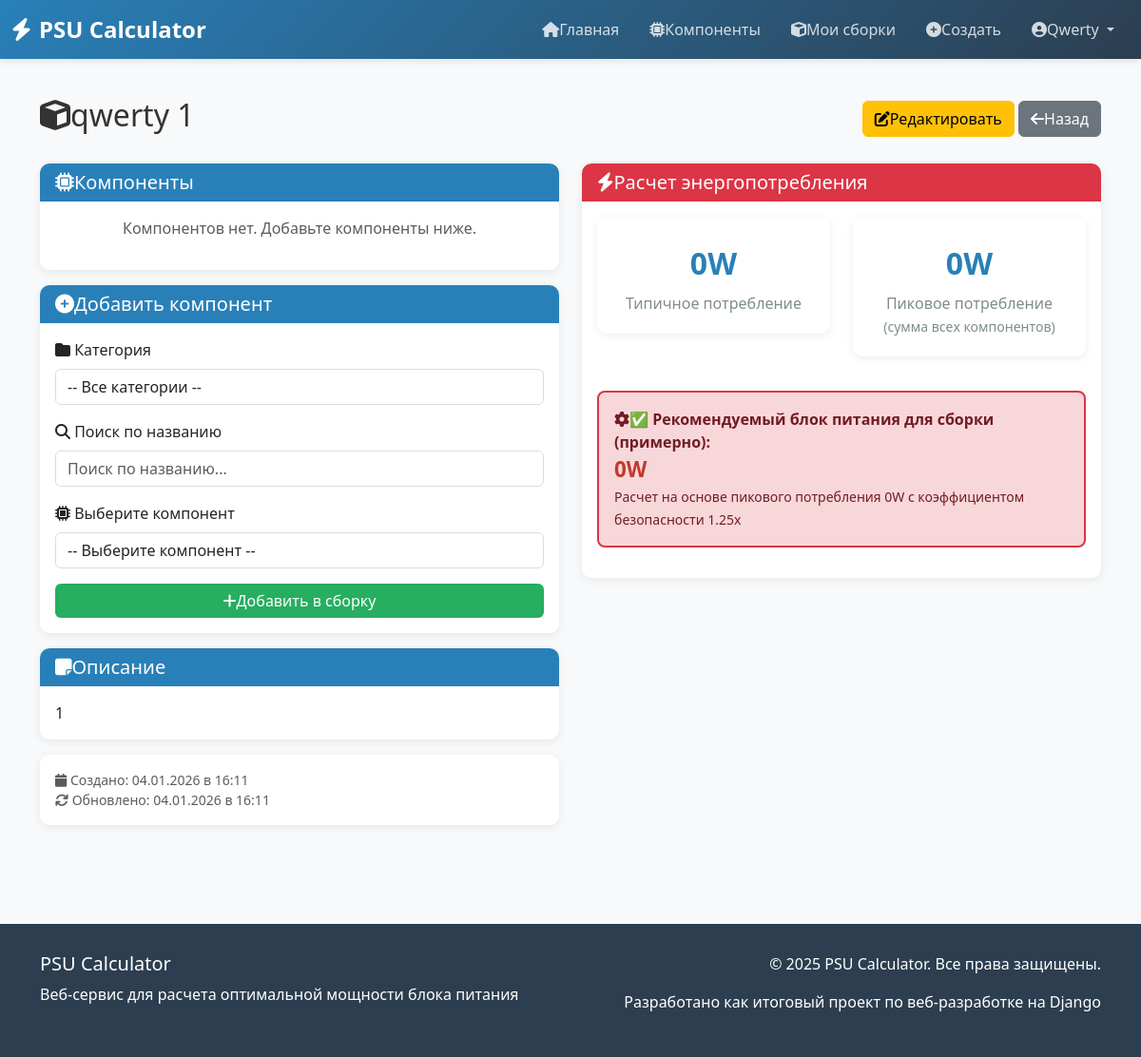
/builds/5/ (signed in), run on the app's committed database.
### calculator/models.py (models this page shows, shortened)
class Build(models.Model):
    title = models.CharField(
        max_length=200,
        verbose_name="Название сборки"
    )
    user = models.ForeignKey(
        User,
        on_delete=models.CASCADE,
        related_name='builds',
        verbose_name="Пользователь"
    )
    components = models.ManyToManyField(
        Component,
        related_name='builds',
        verbose_name="Компоненты",
        blank=True
    )
    description = models.TextField(
        blank=True,
        default="",
        verbose_name="Описание/примечания"
    )
    created_at = models.DateTimeField(
        auto_now_add=True,
        verbose_name="Дата создания"
    )
    updated_at = models.DateTimeField(
        auto_now=True,
        verbose_name="Дата обновления"
    )
    class Meta:
        ordering = ['-updated_at']
        verbose_name = "Сборка"
        verbose_name_plural = "Сборки"
        indexes = [
            models.Index(fields=['user']),
        ]
    def get_total_power(self):
        return self.components.aggregate(
            total=models.Sum('power_draw')
        )['total'] or 0
    def get_psu_recommendations(self):
        components = self.components.all()
        if not components.exists():
            return {
                'gpu_psu': 0,
                'build_psu': 0,
                'gpu_name': 'Видеокарта не добавлена'
            }
    def get_recommended_psus(self):
        build_psu = self.get_psu_recommendations()['build_psu']
        if build_psu == 0:
            return []

### calculator/views.py (the view)
# urls.py: path('builds/<int:pk>/', views.build_detail, name='build_detail'),
@login_required
def build_detail(request, pk):
    build = get_object_or_404(Build, pk=pk, user=request.user)
    components = build.components.all().select_related('category')
    analytics = get_analytics_data(build)
    recommended_psus = build.get_recommended_psus()
    chart_image = generate_pie_chart(build)
    if request.method == 'POST':
        if 'add_component' in request.POST:
            form = AddComponentToBuildForm(request.POST)
            if form.is_valid():
                component = form.cleaned_data['component']
                if not build.components.filter(pk=component.pk).exists():
                    build.components.add(component)
                    messages.success(request, f'{component.name} добавлен в сборку')
                else:
                    messages.warning(request, 'Этот компонент уже в сборке')
                return redirect('calculator:build_detail', pk=build.pk)
        form = AddComponentToBuildForm()
    else:
        form = AddComponentToBuildForm()
    context = {
        'build': build,
        'components': components,
        'analytics': analytics,
        'recommended_psus': recommended_psus,  # ✅ НОВОЕ
        'chart_image': chart_image,
        'form': form,
    }
    return render(request, 'calculator/build_detail.html', context)

### calculator/forms.py
class AddComponentToBuildForm(forms.Form):
    category = forms.ModelChoiceField(
        queryset=Category.objects.all(),
        required=False,
        widget=forms.Select(attrs={
            'class': 'form-control',
            'id': 'category_select'
        }),
        label='Категория',
        empty_label='-- Все категории --'
    )
    search = forms.CharField(
        max_length=100,
        required=False,
        widget=forms.TextInput(attrs={
            'class': 'form-control',
            'id': 'search_input',
            'placeholder': 'Поиск по названию...'
        }),
        label='Поиск'
    )
    component = forms.ModelChoiceField(
        queryset=Component.objects.select_related('category'),
        widget=forms.Select(attrs={
            'class': 'form-control',
            'id': 'component_select'
        }),
        label='Выберите компонент',
        empty_label='-- Выберите компонент --'
    )
    def __init__(self, *args, **kwargs):
        super().__init__(*args, **kwargs)
        self.fields['component'].queryset = Component.objects.select_related(
            'category'
        ).order_by('category__name', 'name')

### calculator/models.py (called while the page is built)
    def __str__(self):
        return self.name

    def __str__(self):
        return f"{self.name} ({self.power_draw}W)"

### calculator/views.py (called while the page is built, shortened)
def generate_pie_chart(build):
    components = build.components.all()
    if not components.exists():
        return None

### calculator/templates/calculator/build_detail.html (shortened to what this page needs)
{% extends 'calculator/base.html' %}
{% block content %}
<div class="row mb-4">
    <div class="col-12">
        <div class="d-flex justify-content-between align-items-center">
            <h2><i class="fas fa-cube"></i>{{ build.title }}</h2>
            <div>
                <a href="{% url 'calculator:build_edit' build.pk %}" class="btn btn-warning">
                    <i class="fas fa-edit"></i>Редактировать
                </a>
                <a href="{% url 'calculator:build_list' %}" class="btn btn-secondary">
                    <i class="fas fa-arrow-left"></i>Назад
                </a>
            </div>
        </div>
    </div>
</div>
<div class="row">
    <div class="col-lg-6 mb-4">
        <div class="card mb-3">
            <div class="card-header">
                <h5 class="mb-0"><i class="fas fa-microchip"></i>Компоненты</h5>
            </div>
            <div class="card-body">
                {% if components %}
                <div class="table-responsive">
                    <table class="table table-hover table-sm">
                        <thead>
                            <tr>
                                <th>Компонент</th>
                                <th>Категория</th>
                                <th>Потребление</th>
                                <th></th>
                            </tr>
                        </thead>
                        <tbody>
                            {% for component in components %}
                            <tr>
                                <td>{{ component.name }}</td>
                                <td>
                                    <span class="badge bg-info">{{ component.category.name }}</span>
                                </td>
                                <td>
                                    <strong>{{ component.power_draw }}W</strong>
                                </td>
                                <td>
                                    <form method="POST" action="{% url 'calculator:remove_component' build.pk component.pk %}" style="display:inline;">
                                        {% csrf_token %}
                                        <button type="submit" class="btn btn-sm btn-outline-danger" title="Удалить">
                                            <i class="fas fa-times"></i>
                                        </button>
                                    </form>
                                </td>
                            </tr>
                            {% endfor %}
                        </tbody>
                    </table>
                </div>
                {% else %}
                <p class="text-muted text-center">Компонентов нет. Добавьте компоненты ниже.</p>
                {% endif %}
            </div>
        </div>
        <div class="card mb-3">
            <div class="card-header">
                <h5 class="mb-0"><i class="fas fa-plus-circle"></i>Добавить компонент</h5>
            </div>
            <div class="card-body">
                <form method="POST" id="addComponentForm">
                    <div class="mb-3">
                        <label for="id_category" class="form-label">
                            <i class="fas fa-folder"></i> Категория
                        </label>
                        {{ form.category }}
                    </div>
                    <div class="mb-3">
                        <label for="id_search" class="form-label">
                            <i class="fas fa-search"></i> Поиск по названию
                        </label>
                        {{ form.search }}
                    </div>
                    <div class="mb-3">
                        <label for="id_component" class="form-label">
                            <i class="fas fa-microchip"></i> Выберите компонент
                        </label>
                        {{ form.component }}
                    </div>
                    <button type="submit" class="btn btn-success w-100">
                        <i class="fas fa-plus"></i>Добавить в сборку
                    </button>
                </form>
            </div>
        </div>
        {% if build.description %}
        <div class="card mb-3">
            <div class="card-header">
                <h5 class="mb-0"><i class="fas fa-sticky-note"></i>Описание</h5>
            </div>
            <div class="card-body">
                {{ build.description }}
            </div>
        </div>
        {% endif %}
        <div class="card">
            <div class="card-body">
                <small class="text-muted d-block">
                    <i class="fas fa-calendar"></i>
                    Создано: {{ build.created_at|date:"d.m.Y в H:i" }}<br>
                    <i class="fas fa-sync"></i>
                    Обновлено: {{ build.updated_at|date:"d.m.Y в H:i" }}
                </small>
            </div>
        </div>
    </div>
    <div class="col-lg-6 mb-4">
        <div class="card mb-3">
            <div class="card-header bg-danger text-white">
                <h5 class="mb-0"><i class="fas fa-bolt"></i>Расчет энергопотребления</h5>
            </div>
            <div class="card-body">
                <div class="row">
                    <div class="col-6">
                        <div class="stat-box">
                            <h3>{{ analytics.total_power }}W</h3>
                            <p>Типичное потребление</p>
                        </div>
                    </div>
                    <div class="col-6">
                        <div class="stat-box">
                            <h3>{{ analytics.peak_power }}W</h3>
                            <p>Пиковое потребление<br><small>(сумма всех компонентов)</small></p>
                        </div>
                    </div>
                </div>
                <div class="alert alert-danger mt-3" style="background-color: #f8d7da; border: 2px solid #dc3545;">
                    <strong><i class="fas fa-cog"></i>✅ Рекомендуемый блок питания для сборки (примерно):</strong><br>
                    <strong style="color: #c0392b; font-size: 1.4em;">{{ analytics.build_psu }}W</strong>
                    <br>
                    <small>
                        Расчет на основе пикового потребления {{ analytics.peak_power }}W
                        с коэффициентом безопасности 1.25x
                    </small>
                </div>
            </div>
        </div>
    </div>
</div>
{% endblock %}

### calculator/templates/calculator/base.html (shortened to what this page needs)
{% load static %}
<!DOCTYPE html>
<html lang="ru">
<head>
    <link href="https://cdn.jsdelivr.net/npm/bootstrap@5.3.0/dist/css/bootstrap.min.css" rel="stylesheet">
    <link rel="stylesheet" href="https://cdnjs.cloudflare.com/ajax/libs/font-awesome/6.4.0/css/all.min.css">
</head>
<body>
    <nav class="navbar navbar-expand-lg navbar-dark sticky-top">
        <div class="container-fluid">
            <a class="navbar-brand" href="{% url 'calculator:index' %}">
                <i class="fas fa-bolt"></i>PSU Calculator
            </a>
            <div class="collapse navbar-collapse" id="navbarNav">
                <ul class="navbar-nav ms-auto">
                    <li class="nav-item">
                        <a class="nav-link" href="{% url 'calculator:index' %}">
                            <i class="fas fa-home"></i>Главная
                        </a>
                    </li>
                    <li class="nav-item">
                        <a class="nav-link" href="{% url 'calculator:component_list' %}">
                            <i class="fas fa-microchip"></i>Компоненты
                        </a>
                    </li>
                    {% if user.is_authenticated %}
                    <li class="nav-item">
                        <a class="nav-link" href="{% url 'calculator:build_list' %}">
                            <i class="fas fa-cube"></i>Мои сборки
                        </a>
                    </li>
                    <li class="nav-item">
                        <a class="nav-link" href="{% url 'calculator:build_create' %}">
                            <i class="fas fa-plus-circle"></i>Создать
                        </a>
                    </li>
                    <li class="nav-item dropdown">
                        <a class="nav-link dropdown-toggle" href="#" id="userDropdown" role="button" data-bs-toggle="dropdown">
                            <i class="fas fa-user-circle"></i>{{ user.username }}
                        </a>
                    </li>
                    {% endif %}
                </ul>
            </div>
        </div>
    </nav>
    <main>
        <div class="container">
            {% block content %}{% endblock %}
        </div>
    </main>
    <footer>
        <div class="container">
            <div class="row">
                <div class="col-md-6">
                    <h5>PSU Calculator</h5>
                    <p>Веб-сервис для расчета оптимальной мощности блока питания</p>
                </div>
                <div class="col-md-6 text-md-end">
                    <p>&copy; 2025 PSU Calculator. Все права защищены.</p>
                    <p>Разработано как итоговый проект по веб-разработке на Django</p>
                </div>
            </div>
        </div>
    </footer>
</body>
</html>

### calculator/templates/calculator/base.html (style rules this page uses)
:root { --primary-color: #2980b9; --secondary-color: #e74c3c; --success-color: #27ae60; --warning-color: #f39c12; --dark-color: #2c3e50; --light-color: #ecf0f1; }
* { margin: 0; padding: 0; box-sizing: border-box; }
body { font-family: 'Segoe UI', Tahoma, Geneva, Verdana, sans-serif; background-color: #f8f9fa; color: #333; }
.navbar { background: linear-gradient(135deg, var(--primary-color) 0%, var(--dark-color) 100%); box-shadow: 0 2px 8px rgba(0, 0, 0, 0.1); }
.navbar-brand { font-weight: bold; font-size: 1.5rem; color: white !important; }
.navbar-brand i { margin-right: 8px; }
.nav-link { color: rgba(255, 255, 255, 0.8) !important; transition: color 0.3s; margin: 0 8px; }
main { min-height: calc(100vh - 200px); padding: 40px 0; }
.card { border: none; border-radius: 10px; box-shadow: 0 2px 10px rgba(0, 0, 0, 0.08); transition: transform 0.3s, box-shadow 0.3s; }
.card-header { background-color: var(--primary-color); color: white; border-radius: 10px 10px 0 0 !important; border: none; }
.btn-success { background-color: var(--success-color); border: none; }
.alert { border-radius: 8px; border: none; }
.alert-danger { background-color: #f8d7da; color: #721c24; }
.form-control, .form-select { border-radius: 6px; border: 1px solid #ddd; transition: border-color 0.3s, box-shadow 0.3s; }
footer { background-color: var(--dark-color); color: white; padding: 30px 0; margin-top: 40px; }
.stat-box { background: white; padding: 20px; border-radius: 10px; text-align: center; box-shadow: 0 2px 8px rgba(0, 0, 0, 0.08); margin-bottom: 20px; }
.stat-box h3 { color: var(--primary-color); font-size: 2rem; font-weight: bold; margin: 10px 0; }
.stat-box p { color: #7f8c8d; margin: 0; }

### data on the page
Build: title "qwerty 1", description "1", created_at "04.01.2026 в 16:11", updated_at "04.01.2026 в 16:11"

### other printed values
{{ user.username }} "Qwerty"
{{ analytics.total_power }} "0"
{{ analytics.peak_power }} "0"
{{ analytics.build_psu }} "0"
